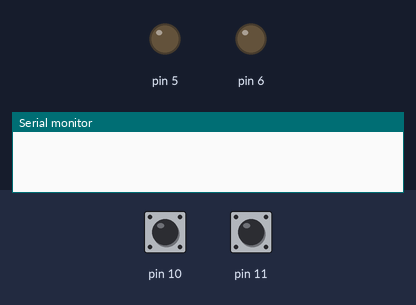
Simulated run of this sketch. Board: Arduino Uno, built with avr-gcc and run on an emulated ATmega328P. Parts: output pins drawn as LEDs (lit = HIGH), the last lines printed to the serial monitor. Dashed ring = blinking. Inputs (shaded band) come from the test bench; at power-on: pin 11 HIGH, pin 10 HIGH. Random numbers use the default seed unless the sketch sets one.

Above: at 1.2 s.
1.3 s: pin 11 pulsed LOW 5 times (0.12 s each, 0.3 s apart)
At 1.85 s:
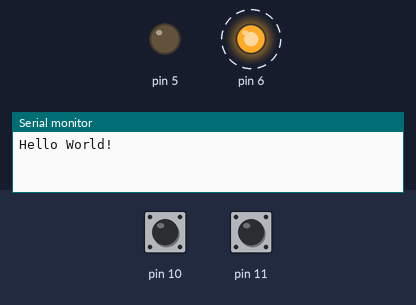
4.3 s: pin 10 pulled LOW for 0.15 s
At 5.5 s:
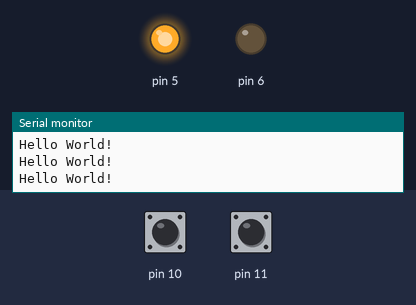
5.9 s: pin 11 pulled LOW for 0.15 s
At 6.8 s:
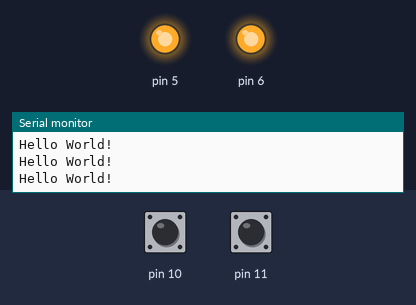
7.5 s: pin 11 pulled LOW for 1 s
At 8.0 s:
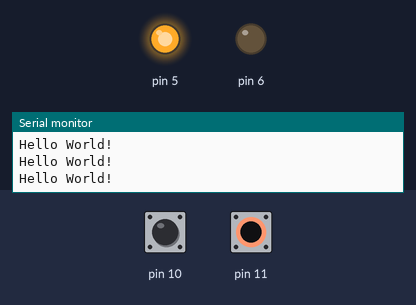
10.0 s: pin 11 pulled LOW for 3.2 s
At 11.1 s:
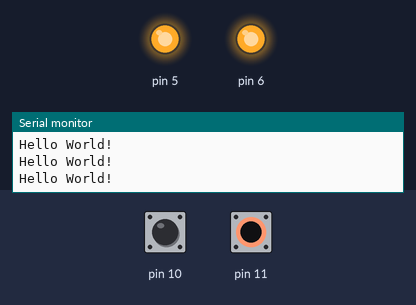
Timing chart, 0 to 13.0 s (numbered marks = the images above; inputs shaded):
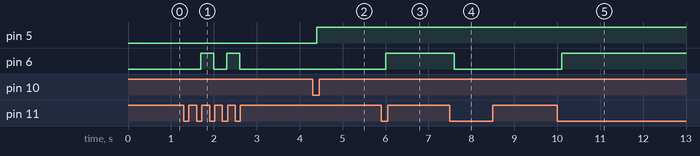

Measured:
- after the input at 1.3 s, pin 6: alternates HIGH for 0.30 s and LOW for 0.30 s, 4 changes in all, then stays LOW, starting after 0.40 s
- after the input at 4.3 s, pin 5: LOW → HIGH after 0.10 s
- after the input at 5.9 s, pin 6: LOW → HIGH after 0.10 s
- after the input at 7.5 s, pin 6: HIGH → LOW after 0.10 s
- after the input at 10.0 s, pin 6: LOW → HIGH after 0.10 s

The sketch:

week9partB.ino
```cpp
volatile unsigned long long timestamp = 0, icuTime = 0;
volatile bool key1State, key1Click, key2State, key2Click, icuClick, ledBlink;


void setup() {
  Serial.begin(9600);
  cli();                          //disabling global interupts*
  DDRB &= ~_BV(2) | ~_BV(3);      //pinMode(D10D11, INPUT);
  PORTB |= _BV(2) | _BV(3);       //enabling the pullup resistor
  DDRD |= _BV(5) | _BV(6);        //pinMode(D5D6, OUTPUT);
  PCICR |= _BV(0);                //enabling pin change interupts
  PCMSK0 |= _BV(2) | _BV(3);      //enabling pci for pins 10,11
  sei();                          //enabling back up global interupts
}
/*
    Disabling global interupts is vital when you are setting up
   other interupts. Why ? Because if an interupt occurs before you
   are done setting up the interupts you want, it might not function
   as intended and might even break.
*/
void loop()
{
  if (ledBlink) //blinking the LEDs
  {
    short blinkDur = random(600, 1200);
    if (millis() - timestamp < blinkDur && millis() - timestamp > 500)
    {
      PORTD |= _BV(5);
      PORTD |= _BV(6);
    }
    else if (millis() - timestamp < 1500 && millis() - timestamp > blinkDur)
    {
      PORTD &= ~_BV(5);
      PORTD &= ~_BV(6);
      timestamp = millis();
    }
  }

  if (millis() < icuTime + 100) return; //debouncing
  else icuTime = millis();

  if (icuClick) icuClick = false;
  else return;

  ledBlink = false;
  if (key1State == 0 && key2State == 1 && key1Click)
  {
    PORTD ^= _BV(5);
    key1Click = false;
    return;
  }

  if (key2State == 0 && key1State == 1 && key2Click)
  {
    PORTD ^= _BV(6);
    Serial.println(F("Hello World!"));
    key2Click = false;
    return;
  }

  if (key2State == 0 && key1State == 0)
  {
    ledBlink = true;
    timestamp = millis();
  }

}

ISR(PCINT0_vect) //called on PCI occurance for PORTB(Block 0) pins
{
  icuTime = millis(); //debouncing
  icuClick = true;
  key1State = (PINB & _BV(2)) >> 2; // returns 0 if pressed
  key2State = (PINB & _BV(3)) >> 3; // returns 0 if pressed
  if (!key1State == 0)key1Click = true;  //making sure its on a fallign edge
  if (!key2State == 0)key2Click = true;
}
```
